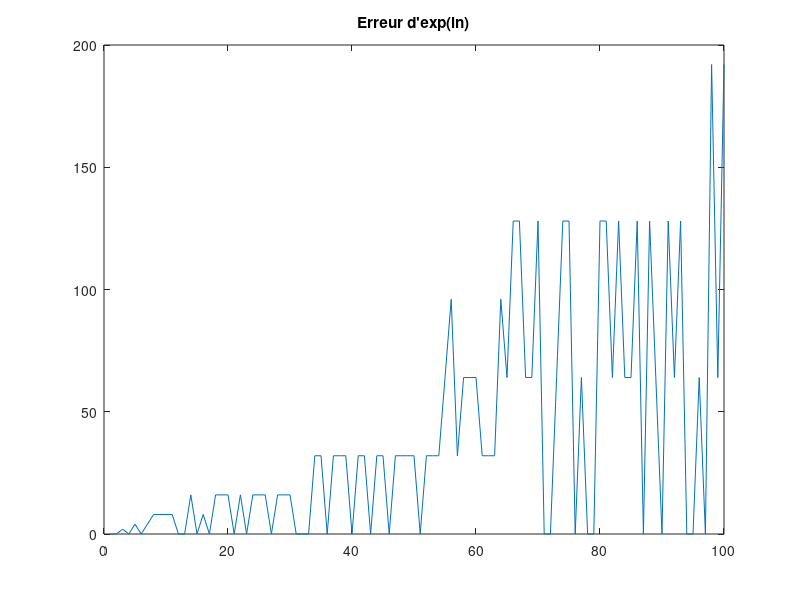
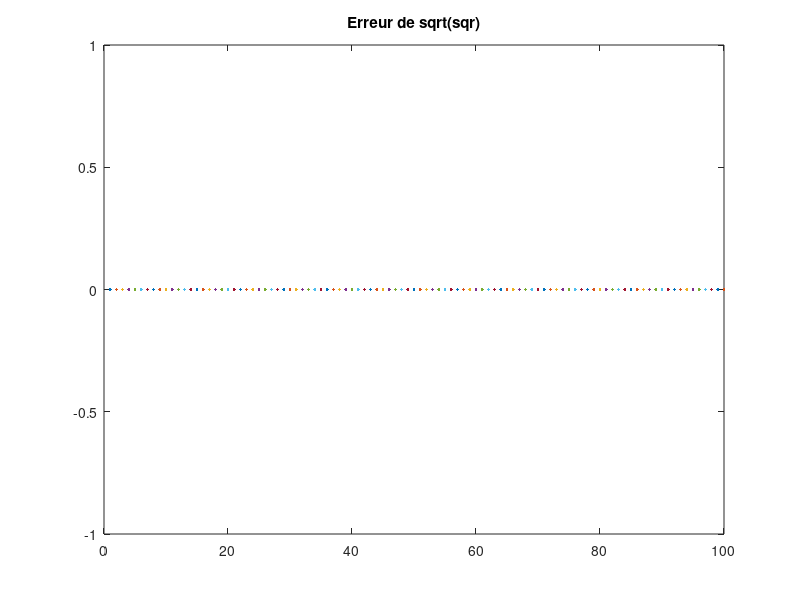

MATLAB code to generate these figures, in order:
close all; clear all; clc;

N = 1e2;
tel = zeros(1,N);
tsqr = zeros(1,N);
for a = 1:N
   tel(a) = (abs(exp(log(a)) - a)) /eps;
   
   tsqr = (abs( sqrt(a^2) - a) ) / eps;
end
figure()
plot(1:N,tel);
title('Erreur d''exp(ln)');

figure();
plot(1:N,tsqr);
title('Erreur de sqrt(sqr)')